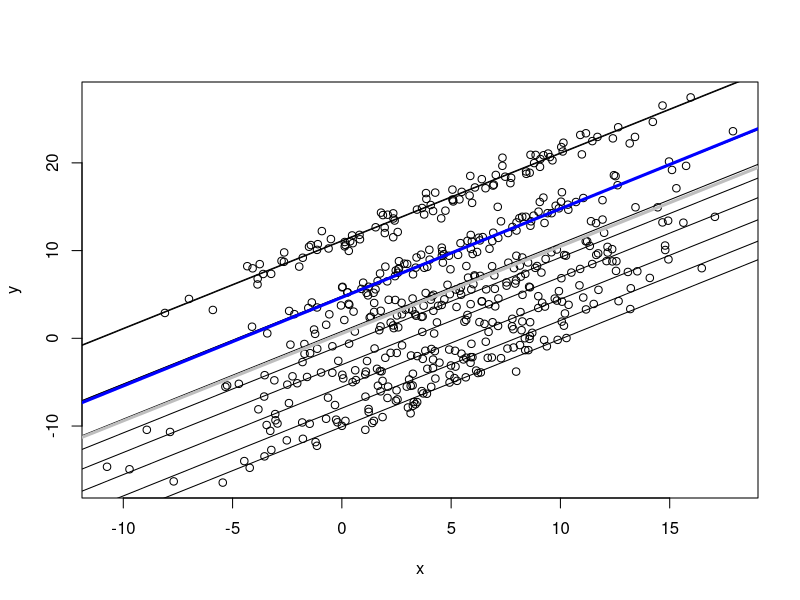
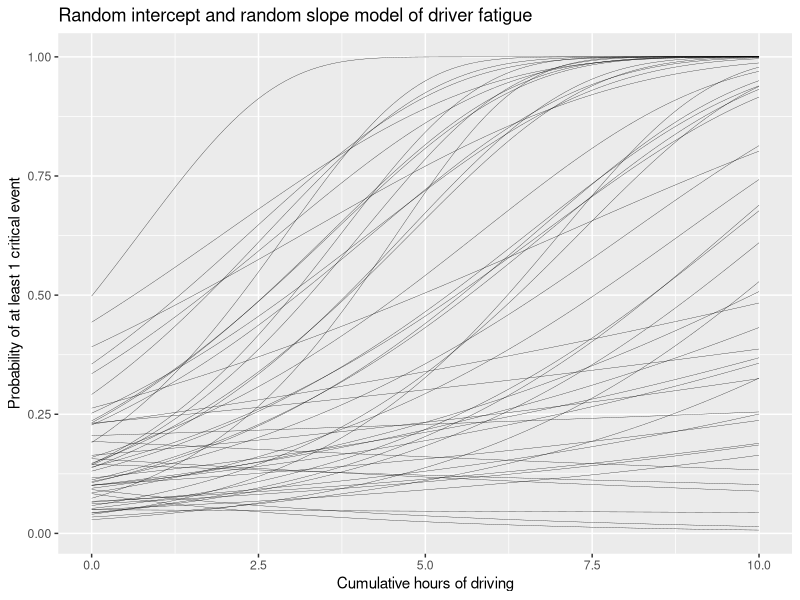

The R script that drew these images, in order:
## ---- chunk 1
knitr::opts_chunk$set(echo = TRUE)
## ---- chunk 2
set.seed(666)

Total_obs = 500
group = 10
Group_Obs = Total_obs/group

b1 = 1
mu = 1
sigma = 1
epsilon = 2

# y = b0 + b1 + e
j = rep(1:group, Group_Obs)
b0 = rnorm(group, 1, 5)
x = rnorm(Total_obs, 5, 5)

y = rep(b0, Group_Obs) + b1*x + rnorm(Total_obs)

dat = data.frame(y, j, x, b0, b1)

plot(x, y)
for (i in 1:group) {
  abline(b0[i], b1)
}

reg1 <- lm(y ~ x,data = dat) 
abline(reg1, col = "grey", lwd = 3)

reg2 <- lm(y ~ factor(j) + x,data = dat)
reg2_b0 = reg2$coefficients[labels(reg2$coefficients) == "(Intercept)"]
reg2_b1 = reg2$coefficients[labels(reg2$coefficients) == "x"]
abline(reg2_b0, reg2_b1, col = "blue", lwd = 3)


require(lme4)
reg3 <- lmer(y ~ x + (1|j), dat)
summary(reg3)
## ---- chunk 3
require(ggplot2)

nDriver = 50
Hour = 10

x = seq(0, Hour, 0.1)
driverID = 1:nDriver
b0 = rnorm(nDriver, -2, 1)
b1 = rnorm(nDriver, 0.25, 0.2)

dat = data.frame(driverID = rep(driverID, each = length(x)), 
                 b0 = rep(b0, each = length(x)), 
                 b1 = rep(b1, each = length(x)), 
                 x = rep(x, nDriver))


dat$p = 1 - exp(-exp(dat$b0 + dat$b1*dat$x))

ggplot(data = dat, aes(x = x, y = p, group = driverID)) + 
  geom_line(size = 0.1) + 
  xlab("Cumulative hours of driving") + 
  ylab("Probability of at least 1 critical event") + 
  ggtitle("Random intercept and random slope model of driver fatigue")
